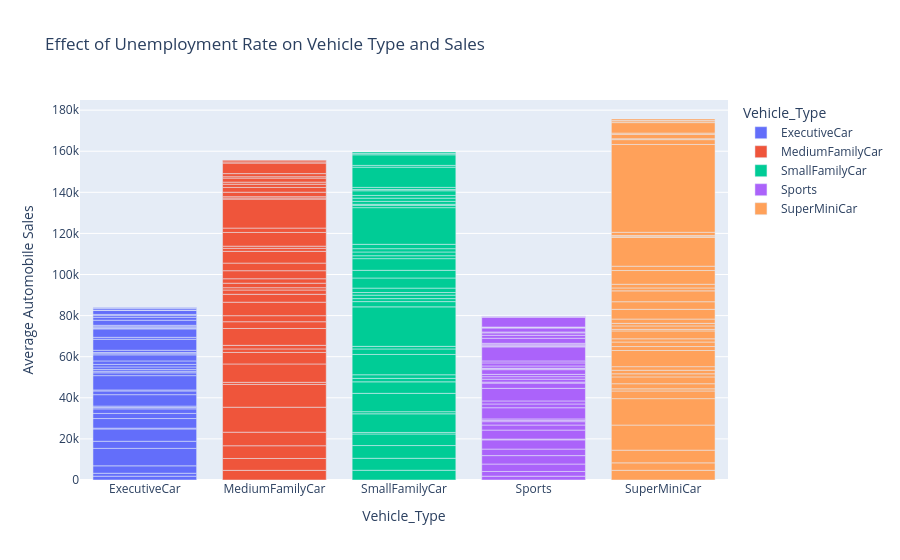

Notebook code for this chart:
### Code cell
fig = px.bar(unemployment_sales, 
             x='Vehicle_Type', 
             y='Automobile_Sales',
             labels={'unemployment_rate': 'Unemployment Rate', 'Automobile_Sales': 'Average Automobile Sales'},
             title='Effect of Unemployment Rate on Vehicle Type and Sales',
             color='Vehicle_Type')
fig.show()

### Figure 1 — Plotly figure (JSON) as saved in the notebook; plotly's stock layout.template omitted (floating-point values rounded to 4 significant figures)
{"data": [{"hovertemplate": "Vehicle_Type=%{x}<br>Average Automobile Sales=%{y}<extra></extra>", "legendgroup": "ExecutiveCar", "marker": {"color": "#636efa", "pattern": {"shape": ""}}, "name": "ExecutiveCar", "orientation": "v", "showlegend": true, "textposition": "auto", "type": "bar", "x": ["ExecutiveCar", "ExecutiveCar", "ExecutiveCar", "ExecutiveCar", "ExecutiveCar", "ExecutiveCar", "ExecutiveCar", "ExecutiveCar", "ExecutiveCar", "ExecutiveCar", "ExecutiveCar", "ExecutiveCar", "ExecutiveCar", "ExecutiveCar", "ExecutiveCar", "ExecutiveCar", "ExecutiveCar", "ExecutiveCar", "ExecutiveCar", "ExecutiveCar", "ExecutiveCar", "ExecutiveCar", "ExecutiveCar", "ExecutiveCar", "ExecutiveCar", "ExecutiveCar", "ExecutiveCar", "ExecutiveCar", "ExecutiveCar", "ExecutiveCar", "ExecutiveCar", "ExecutiveCar", "ExecutiveCar", "ExecutiveCar", "ExecutiveCar", "ExecutiveCar", "ExecutiveCar", "ExecutiveCar", "ExecutiveCar", "ExecutiveCar", "ExecutiveCar", "ExecutiveCar", "ExecutiveCar"], "xaxis": "x", "y": [1848.0, 1430.0, 3612.0, 8494.0, 3474.0, 5985.0, 380.0, 4687.0, 2485.0, 2222.0, 662.0, 679.0, 5567.0, 1818.0, 483.0, 6966.0, 1368.0, 785.0, 869.0, 1209.0, 1234.0, 1689.0, 2963.0, 844.0, 277.0, 1110.0, 5351.0, 953.0, 4078.0, 397.0, 206.0, 501.0, 659.0, 2482.0, 1443.0, 967.1, 408.0, 1887.0, 250.0, 860.3, 294.0, 48.0, 282.0], "yaxis": "y"}, {"hovertemplate": "Vehicle_Type=%{x}<br>Average Automobile Sales=%{y}<extra></extra>", "legendgroup": "MediumFamilyCar", "marker": {"color": "#EF553B", "pattern": {"shape": ""}}, "name": "MediumFamilyCar", "orientation": "v", "showlegend": true, "textposition": "auto", "type": "bar", "x": ["MediumFamilyCar", "MediumFamilyCar", "MediumFamilyCar", "MediumFamilyCar", "MediumFamilyCar", "MediumFamilyCar", "MediumFamilyCar", "MediumFamilyCar", "MediumFamilyCar", "MediumFamilyCar", "MediumFamilyCar", "MediumFamilyCar", "MediumFamilyCar", "MediumFamilyCar", "MediumFamilyCar", "MediumFamilyCar", "MediumFamilyCar", "MediumFamilyCar", "MediumFamilyCar", "MediumFamilyCar", "MediumFamilyCar", "MediumFamilyCar", "MediumFamilyCar", "MediumFamilyCar", "MediumFamilyCar", "MediumFamilyCar", "MediumFamilyCar", "MediumFamilyCar", "MediumFamilyCar", "MediumFamilyCar", "MediumFamilyCar", "MediumFamilyCar", "MediumFamilyCar", "MediumFamilyCar", "MediumFamilyCar", "MediumFamilyCar", "MediumFamilyCar", "MediumFamilyCar", "MediumFamilyCar", "MediumFamilyCar"], "xaxis": "x", "y": [4697.0, 5781.0, 6184.0, 6610.0, 12150.0, 11090.0, 1035.0, 8923.0, 5606.0, 1715.0, 1738.0, 8203.0, 3297.0, 2940.0, 6565.0, 3845.0, 2086.0, 1120.0, 2194.0, 2156.0, 3915.0, 3705.0, 5724.0, 1440.0, 1075.0, 6684.0, 2115.0, 14100.0, 554.0, 634.0, 2174.0, 2318.0, 1565.0, 1020.0, 1953.0, 687.0, 1503.0, 5129.0, 580.0, 773.0], "yaxis": "y"}, {"hovertemplate": "Vehicle_Type=%{x}<br>Average Automobile Sales=%{y}<extra></extra>", "legendgroup": "SmallFamilyCar", "marker": {"color": "#00cc96", "pattern": {"shape": ""}}, "name": "SmallFamilyCar", "orientation": "v", "showlegend": true, "textposition": "auto", "type": "bar", "x": ["SmallFamilyCar", "SmallFamilyCar", "SmallFamilyCar", "SmallFamilyCar", "SmallFamilyCar", "SmallFamilyCar", "SmallFamilyCar", "SmallFamilyCar", "SmallFamilyCar", "SmallFamilyCar", "SmallFamilyCar", "SmallFamilyCar", "SmallFamilyCar", "SmallFamilyCar", "SmallFamilyCar", "SmallFamilyCar", "SmallFamilyCar", "SmallFamilyCar", "SmallFamilyCar", "SmallFamilyCar", "SmallFamilyCar", "SmallFamilyCar", "SmallFamilyCar", "SmallFamilyCar", "SmallFamilyCar", "SmallFamilyCar", "SmallFamilyCar", "SmallFamilyCar", "SmallFamilyCar", "SmallFamilyCar", "SmallFamilyCar", "SmallFamilyCar", "SmallFamilyCar", "SmallFamilyCar", "SmallFamilyCar", "SmallFamilyCar", "SmallFamilyCar", "SmallFamilyCar", "SmallFamilyCar", "SmallFamilyCar", "SmallFamilyCar"], "xaxis": "x", "y": [4738.0, 5836.0, 6188.0, 5633.0, 748.0, 9071.0, 1036.0, 8923.0, 5597.0, 1698.0, 1754.0, 9880.0, 2679.0, 1259.0, 19210.0, 2554.0, 1459.0, 1701.0, 1263.0, 2152.0, 4925.0, 3744.0, 5673.0, 1423.0, 1824.0, 1611.0, 2123.0, 17850.0, 1091.0, 534.0, 1409.0, 1586.0, 1321.0, 2268.0, 604.0, 1034.0, 9852.0, 860.3, 5143.0, 603.0, 767.0], "yaxis": "y"}, {"hovertemplate": "Vehicle_Type=%{x}<br>Average Automobile Sales=%{y}<extra></extra>", "legendgroup": "Sports", "marker": {"color": "#ab63fa", "pattern": {"shape": ""}}, "name": "Sports", "orientation": "v", "showlegend": true, "textposition": "auto", "type": "bar", "x": ["Sports", "Sports", "Sports", "Sports", "Sports", "Sports", "Sports", "Sports", "Sports", "Sports", "Sports", "Sports", "Sports", "Sports", "Sports", "Sports", "Sports", "Sports", "Sports", "Sports", "Sports", "Sports", "Sports", "Sports", "Sports", "Sports", "Sports", "Sports", "Sports", "Sports", "Sports", "Sports", "Sports", "Sports", "Sports", "Sports", "Sports", "Sports", "Sports", "Sports", "Sports", "Sports", "Sports"], "xaxis": "x", "y": [1861.0, 2292.0, 3619.0, 4091.0, 3186.0, 4489.0, 396.0, 4356.0, 2468.0, 1630.0, 663.0, 690.0, 5435.0, 1825.0, 1477.0, 6125.0, 2554.0, 482.0, 1429.0, 1214.0, 1134.0, 2276.0, 443.0, 246.0, 1111.0, 1498.0, 957.0, 6826.0, 390.0, 208.0, 487.0, 672.0, 2456.0, 1430.0, 1187.0, 438.0, 1930.0, 247.0, 228.0, 4764.0, 324.0, 48.0, 267.0], "yaxis": "y"}, {"hovertemplate": "Vehicle_Type=%{x}<br>Average Automobile Sales=%{y}<extra></extra>", "legendgroup": "SuperMiniCar", "marker": {"color": "#FFA15A", "pattern": {"shape": ""}}, "name": "SuperMiniCar", "orientation": "v", "showlegend": true, "textposition": "auto", "type": "bar", "x": ["SuperMiniCar", "SuperMiniCar", "SuperMiniCar", "SuperMiniCar", "SuperMiniCar", "SuperMiniCar", "SuperMiniCar", "SuperMiniCar", "SuperMiniCar", "SuperMiniCar", "SuperMiniCar", "SuperMiniCar", "SuperMiniCar", "SuperMiniCar", "SuperMiniCar", "SuperMiniCar", "SuperMiniCar", "SuperMiniCar", "SuperMiniCar", "SuperMiniCar", "SuperMiniCar", "SuperMiniCar", "SuperMiniCar", "SuperMiniCar", "SuperMiniCar", "SuperMiniCar", "SuperMiniCar", "SuperMiniCar", "SuperMiniCar", "SuperMiniCar", "SuperMiniCar", "SuperMiniCar", "SuperMiniCar", "SuperMiniCar", "SuperMiniCar", "SuperMiniCar", "SuperMiniCar", "SuperMiniCar", "SuperMiniCar", "SuperMiniCar", "SuperMiniCar"], "xaxis": "x", "y": [4715.0, 3623.0, 6172.0, 12220.0, 12860.0, 3736.0, 1040.0, 2485.0, 3325.0, 1504.0, 1722.0, 1754.0, 7866.0, 1917.0, 2200.0, 1576.0, 3843.0, 734.0, 1688.0, 1243.0, 2102.0, 4743.0, 3687.0, 5284.0, 1423.0, 1789.0, 6691.0, 2105.0, 14060.0, 320.0, 580.0, 1535.0, 42750.0, 2348.0, 413.0, 2135.0, 618.0, 5118.0, 852.0, 149.0, 755.0], "yaxis": "y"}], "layout": {"barmode": "relative", "legend": {"title": {"text": "Vehicle_Type"}, "tracegroupgap": 0}, "title": {"text": "Effect of Unemployment Rate on Vehicle Type and Sales"}, "xaxis": {"anchor": "y", "categoryarray": ["ExecutiveCar", "MediumFamilyCar", "SmallFamilyCar", "Sports", "SuperMiniCar"], "categoryorder": "array", "domain": [0, 1], "title": {"text": "Vehicle_Type"}}, "yaxis": {"anchor": "x", "domain": [0, 1], "title": {"text": "Average Automobile Sales"}}}}
